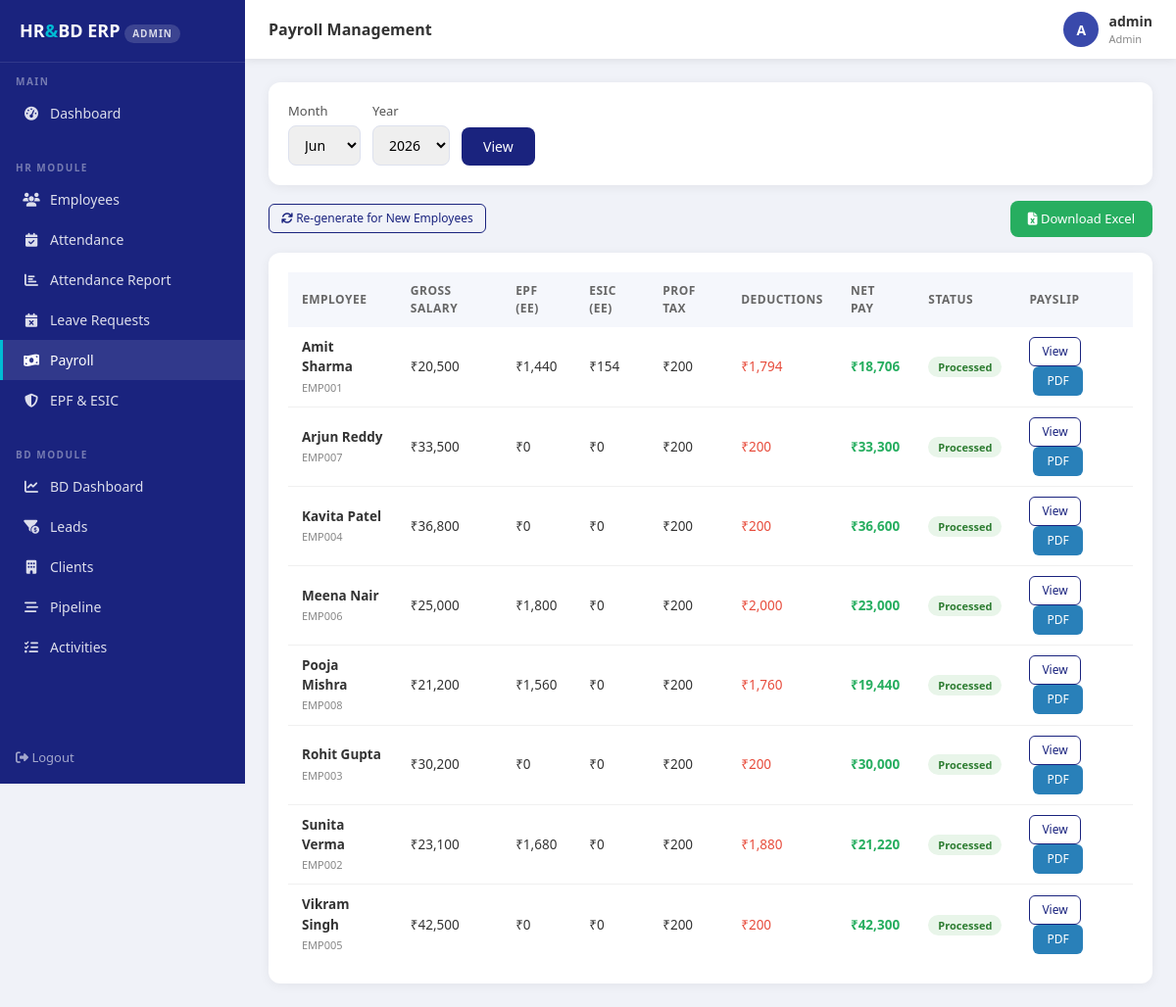
Screenshot of /payroll (signed in) with the database file from the repository.
### app/models/models.py (models this page shows, shortened)
class User(UserMixin, db.Model):
    __tablename__ = 'users'
    id            = db.Column(db.Integer, primary_key=True)
    username      = db.Column(db.String(80),  unique=True, nullable=False)
    email         = db.Column(db.String(120), unique=True, nullable=False)
    password_hash = db.Column(db.String(256))
    role          = db.Column(db.String(20),  default='employee')
    employee_id   = db.Column(db.Integer, db.ForeignKey('employees.id'), nullable=True)
    is_active     = db.Column(db.Boolean, default=True)
    created_at    = db.Column(db.DateTime, default=datetime.utcnow)

class Payroll(db.Model):
    __tablename__ = 'payroll'
    id          = db.Column(db.Integer, primary_key=True)
    employee_id = db.Column(db.Integer, db.ForeignKey('employees.id'), nullable=False)
    month       = db.Column(db.Integer, nullable=False)
    year        = db.Column(db.Integer, nullable=False)
    basic_salary      = db.Column(db.Float, default=0.0)
    hra               = db.Column(db.Float, default=0.0)
    special_allowance = db.Column(db.Float, default=0.0)
    travel_allowance  = db.Column(db.Float, default=0.0)
    gross_salary      = db.Column(db.Float, default=0.0)
    epf_employee      = db.Column(db.Float, default=0.0)   # 12 % of basic
    esic_employee     = db.Column(db.Float, default=0.0)   # 0.75 % of gross
    professional_tax  = db.Column(db.Float, default=0.0)
    tds               = db.Column(db.Float, default=0.0)
    total_deductions  = db.Column(db.Float, default=0.0)
    net_pay           = db.Column(db.Float, default=0.0)
    epf_employer      = db.Column(db.Float, default=0.0)   # 12 % of basic
    eps_employer      = db.Column(db.Float, default=0.0)   # 8.33 % of basic
    epf_deposit       = db.Column(db.Float, default=0.0)   # 3.67 % of basic
    esic_employer     = db.Column(db.Float, default=0.0)   # 3.25 % of gross
    working_days = db.Column(db.Integer, default=26)
    present_days = db.Column(db.Integer, default=26)
    absent_days  = db.Column(db.Integer, default=0)
    lop_days     = db.Column(db.Integer, default=0)
    status        = db.Column(db.String(20), default='draft')
    processed_on  = db.Column(db.DateTime, nullable=True)
    created_at    = db.Column(db.DateTime, default=datetime.utcnow)

class Employee(db.Model):
    __tablename__ = 'employees'
    id              = db.Column(db.Integer, primary_key=True)
    employee_code   = db.Column(db.String(20),  unique=True, nullable=False)
    first_name      = db.Column(db.String(50),  nullable=False)
    last_name       = db.Column(db.String(50),  nullable=False)
    email           = db.Column(db.String(120), unique=True, nullable=False)
    phone           = db.Column(db.String(15))
    date_of_birth   = db.Column(db.Date)
    gender          = db.Column(db.String(10))
    address         = db.Column(db.Text)
    department_id   = db.Column(db.Integer, db.ForeignKey('departments.id'))
    designation_id  = db.Column(db.Integer, db.ForeignKey('designations.id'))
    joining_date    = db.Column(db.Date, nullable=False)
    employment_type = db.Column(db.String(20), default='full_time')
    status          = db.Column(db.String(20), default='active')
    basic_salary       = db.Column(db.Float, default=0.0)
    hra                = db.Column(db.Float, default=0.0)
    special_allowance  = db.Column(db.Float, default=0.0)
    travel_allowance   = db.Column(db.Float, default=0.0)
    uan_number      = db.Column(db.String(20))   # EPF Universal Account Number
    esic_ip_number  = db.Column(db.String(20))   # ESIC Insured Person Number
    epf_applicable  = db.Column(db.Boolean, default=True)
    esic_applicable = db.Column(db.Boolean, default=True)
    pan_number      = db.Column(db.String(10))
    aadhaar_number  = db.Column(db.String(12))
    created_at      = db.Column(db.DateTime, default=datetime.utcnow)
    leave_requests    = db.relationship('LeaveRequest', backref='employee', lazy=True)
    attendance_records= db.relationship('Attendance',   backref='employee', lazy=True)
    payroll_records   = db.relationship('Payroll',      backref='employee', lazy=True)
    @property
    def full_name(self):
        return f'{self.first_name} {self.last_name}'

### app/routes/payroll.py (the view)
@payroll_bp.route('/payroll')
@login_required
@roles_required('admin', 'hr_manager')
def index():
    month = request.args.get('month', date.today().month, type=int)
    year  = request.args.get('year',  date.today().year,  type=int)
    return render_template('payroll/index.html',
                           payrolls=_svc.get_payrolls(month, year),
                           month=month, year=year)

### app/repositories/payroll_repository.py (called while the page is built)
    def get_by_month_year(self, month: int, year: int):
        return Payroll.query.filter_by(month=month, year=year).all()

### app/services/payroll_service.py (called while the page is built)
    def get_payrolls(self, month, year):
        return self.payroll_repo.get_by_month_year(month, year)

### app/utils/rbac.py (called while the page is built)
def roles_required(*roles):
    def decorator(f):
        @wraps(f)
        def decorated_function(*args, **kwargs):
            if current_user.role not in roles:
                return render_template('errors/403.html'), 403
            return f(*args, **kwargs)
        return decorated_function
    return decorator

### app/templates/payroll/index.html (shortened to what this page needs)
{% extends "base.html" %}
{% block page_title %}Payroll Management{% endblock %}
{% block content %}
<div class="table-card" style="margin-bottom:16px;">
  <form method="GET" style="display:flex;gap:12px;align-items:flex-end;flex-wrap:wrap;">
    <div>
      <label>Month</label>
      <select name="month">
        {% for m in range(1,13) %}
        <option value="{{ m }}" {% if m == month %}selected{% endif %}>
          {{ ['','Jan','Feb','Mar','Apr','May','Jun','Jul','Aug','Sep','Oct','Nov','Dec'][m] }}
        </option>
        {% endfor %}
      </select>
    </div>
    <div>
      <label>Year</label>
      <select name="year">
        {% for y in range(2023, 2027) %}
        <option value="{{ y }}" {% if y == year %}selected{% endif %}>{{ y }}</option>
        {% endfor %}
      </select>
    </div>
    <button type="submit" class="btn-primary-custom">View</button>
  </form>
</div>
{% if not payrolls %}
<div class="table-card" style="margin-bottom:16px;background:#fff8e1;border-left:4px solid #ffa000;">
  <p style="color:#555;font-size:14px;"><i class="fas fa-info-circle" style="color:#ffa000;"></i>
    No payroll generated for this month yet.
  </p>
  <form method="POST" action="{{ url_for('payroll.generate') }}" style="margin-top:12px;">
    <input type="hidden" name="month" value="{{ month }}">
    <input type="hidden" name="year" value="{{ year }}">
    <button type="submit" class="btn-primary-custom"><i class="fas fa-cogs"></i> Generate Payroll for All Employees</button>
  </form>
</div>
{% else %}
<div style="display:flex;justify-content:space-between;align-items:center;margin-bottom:16px;">
  <form method="POST" action="{{ url_for('payroll.generate') }}">
    <button type="submit" class="btn-sm-outline"><i class="fas fa-sync"></i> Re-generate for New Employees</button>
  </form>
  <a href="{{ url_for('exports.export_payroll', month=month, year=year) }}"
     style="background:#27ae60;color:white;padding:9px 18px;border-radius:8px;
            text-decoration:none;font-size:13px;font-weight:500;">
    <i class="fas fa-file-excel"></i> Download Excel
  </a>
</div>
{% endif %}
<div class="table-card">
  <table>
    <thead>
      <tr><th>Employee</th><th>Gross Salary</th><th>EPF (EE)</th><th>ESIC (EE)</th><th>Prof Tax</th><th>Deductions</th><th>Net Pay</th><th>Status</th><th>Payslip</th></tr>
    </thead>
    <tbody>
      {% for p in payrolls %}
      <tr>
        <td><b>{{ p.employee.full_name }}</b><br><span style="font-size:11px;color:#888;">{{ p.employee.employee_code }}</span></td>
        <td>₹{{ '{:,.0f}'.format(p.gross_salary) }}</td>
        <td>₹{{ '{:,.0f}'.format(p.epf_employee) }}</td>
        <td>₹{{ '{:,.0f}'.format(p.esic_employee) }}</td>
        <td>₹{{ '{:,.0f}'.format(p.professional_tax) }}</td>
        <td style="color:#e74c3c;">₹{{ '{:,.0f}'.format(p.total_deductions) }}</td>
        <td style="color:#27ae60;font-weight:700;">₹{{ '{:,.0f}'.format(p.net_pay) }}</td>
        <td><span class="badge-status badge-approved">{{ p.status.title() }}</span></td>
        <td>
          <a href="{{ url_for('payroll.payslip', id=p.id) }}" class="btn-sm-outline">View</a>
          <a href="{{ url_for('payroll.payslip_pdf', id=p.id) }}" class="btn-info-custom" style="text-decoration:none;display:inline-block;margin-left:4px;">PDF</a>
        </td>
      </tr>
      {% else %}
      <tr><td colspan="9" style="text-align:center;color:#aaa;padding:30px;">No payroll records found.</td></tr>
      {% endfor %}
    </tbody>
  </table>
</div>
{% endblock %}

### app/templates/base.html (shortened to what this page needs)
<!DOCTYPE html>
<html lang="en">
<head>
  <link rel="stylesheet" href="https://cdnjs.cloudflare.com/ajax/libs/font-awesome/6.4.0/css/all.min.css">
  <link rel="stylesheet" href="https://cdnjs.cloudflare.com/ajax/libs/bootstrap/5.3.0/css/bootstrap.min.css">
</head>
<body>
<nav class="sidebar">
  <div class="sidebar-brand">
    HR<span>&</span>BD ERP
    <div class="role-badge">{{ current_user.role.replace('_',' ') }}</div>
  </div>
  <div class="sidebar-section">Main</div>
  <ul class="sidebar-menu">
    <li><a href="{{ url_for('dashboard.index') }}"
           class="{{ 'active' if request.endpoint == 'dashboard.index' }}">
      <i class="fas fa-tachometer-alt"></i> Dashboard
    </a></li>
  </ul>
  {% if current_user.role in ('admin', 'hr_manager') %}
  <div class="sidebar-section">HR Module</div>
  <ul class="sidebar-menu">
    <li><a href="{{ url_for('employees.index') }}"
           class="{{ 'active' if 'employees' in request.endpoint }}">
      <i class="fas fa-users"></i> Employees
    </a></li>
    <li><a href="{{ url_for('attendance.index') }}"
           class="{{ 'active' if request.endpoint == 'attendance.index' }}">
      <i class="fas fa-calendar-check"></i> Attendance
    </a></li>
    <li><a href="{{ url_for('attendance.report') }}"
           class="{{ 'active' if request.endpoint == 'attendance.report' }}">
      <i class="fas fa-chart-bar"></i> Attendance Report
    </a></li>
    <li><a href="{{ url_for('leave.index') }}"
           class="{{ 'active' if request.endpoint == 'leave.index' }}">
      <i class="fas fa-calendar-times"></i> Leave Requests
    </a></li>
    <li><a href="{{ url_for('payroll.index') }}"
           class="{{ 'active' if request.endpoint == 'payroll.index' }}">
      <i class="fas fa-money-bill-wave"></i> Payroll
    </a></li>
    <li><a href="{{ url_for('compliance.index') }}"
           class="{{ 'active' if 'compliance' in request.endpoint }}">
      <i class="fas fa-shield-alt"></i> EPF & ESIC
    </a></li>
  </ul>
  {% endif %}
  {% if current_user.role in ('admin', 'bd_manager', 'bd_executive') %}
  <div class="sidebar-section">BD Module</div>
  <ul class="sidebar-menu">
    <li><a href="{{ url_for('bd.index') }}"
           class="{{ 'active' if request.endpoint == 'bd.index' }}">
      <i class="fas fa-chart-line"></i> BD Dashboard
    </a></li>
    <li><a href="{{ url_for('bd.leads') }}"
           class="{{ 'active' if request.endpoint in ['bd.leads','bd.add_lead'] }}">
      <i class="fas fa-funnel-dollar"></i> Leads
    </a></li>
    <li><a href="{{ url_for('bd.clients') }}"
           class="{{ 'active' if request.endpoint in ['bd.clients','bd.add_client'] }}">
      <i class="fas fa-building"></i> Clients
    </a></li>
    <li><a href="{{ url_for('bd.pipeline') }}"
           class="{{ 'active' if 'pipeline' in request.endpoint or 'opportunity' in request.endpoint }}">
      <i class="fas fa-stream"></i> Pipeline
    </a></li>
    <li><a href="{{ url_for('bd.activities') }}"
           class="{{ 'active' if 'activit' in request.endpoint }}">
      <i class="fas fa-tasks"></i> Activities
    </a></li>
  </ul>
  {% endif %}
  <div style="margin-top:auto;padding:16px;">
    <a href="{{ url_for('auth.logout') }}"
       style="color:rgba(255,255,255,0.6);font-size:13px;text-decoration:none;">
      <i class="fas fa-sign-out-alt"></i> Logout
    </a>
  </div>
</nav>
<div class="topbar">
  <div class="topbar-title">{% block page_title %}Dashboard{% endblock %}</div>
  <div class="topbar-user">
    <div class="avatar">{{ current_user.username[0].upper() }}</div>
    <div>
      <div style="font-weight:600;font-size:14px;">{{ current_user.username }}</div>
      <div style="font-size:11px;color:#888;">
        {{ current_user.role.replace('_',' ').title() }}
      </div>
    </div>
  </div>
</div>
<div class="main-content">
  {% block content %}{% endblock %}
</div>
</body>
</html>

### app/templates/base.html (style rules this page uses)
:root { --primary: #1a237e; --primary-light: #3949ab; --accent: #00bcd4; --sidebar-width: 250px; --topbar-h: 60px; --body-bg: #f0f2f8; }
* { box-sizing: border-box; margin: 0; padding: 0; }
body { font-family: 'Segoe UI', sans-serif; background: var(--body-bg); color: #333; }
.sidebar { position: fixed; top: 0; left: 0; width: var(--sidebar-width); height: 100vh; background: var(--primary); display: flex; flex-direction: column; z-index: 1000; overflow-y: auto; }
.sidebar-brand { padding: 18px 20px; border-bottom: 1px solid rgba(255,255,255,0.1); color: white; font-size: 18px; font-weight: 700; }
.sidebar-brand span { color: var(--accent); }
.role-badge { font-size: 10px; background: rgba(255,255,255,0.15); color: rgba(255,255,255,0.8); padding: 2px 8px; border-radius: 10px; margin-top: 4px; display: inline-block; text-transform: uppercase; letter-spacing: 1px; }
.sidebar-section { padding: 12px 16px 4px; font-size: 10px; text-transform: uppercase; letter-spacing: 1.5px; color: rgba(255,255,255,0.4); font-weight: 600; }
.sidebar-menu { list-style: none; padding: 0; }
.sidebar-menu li a { display: flex; align-items: center; gap: 10px; padding: 10px 20px; color: rgba(255,255,255,0.85); text-decoration: none; font-size: 14px; transition: all 0.2s; border-left: 3px solid transparent; }
.sidebar-menu li a:hover, .sidebar-menu li a.active { background: rgba(255,255,255,0.1); color: white; border-left-color: var(--accent); }
.sidebar-menu li a i { width: 18px; text-align: center; }
.topbar { position: fixed; top: 0; left: var(--sidebar-width); right: 0; height: var(--topbar-h); background: white; display: flex; align-items: center; justify-content: space-between; padding: 0 24px; box-shadow: 0 2px 8px rgba(0,0,0,0.08); z-index: 999; }
.topbar-title { font-size: 16px; font-weight: 600; color: #333; }
.topbar-user { display: flex; align-items: center; gap: 10px; font-size: 14px; }
.topbar-user .avatar { width: 36px; height: 36px; background: var(--primary-light); border-radius: 50%; display: flex; align-items: center; justify-content: center; color: white; font-weight: 600; }
.main-content { margin-left: var(--sidebar-width); margin-top: var(--topbar-h); padding: 24px; min-height: calc(100vh - var(--topbar-h)); }
.table-card { background: white; border-radius: 12px; padding: 20px; box-shadow: 0 2px 12px rgba(0,0,0,0.06); }
table { width: 100%; border-collapse: collapse; }
table th { background: #f5f7fc; font-size: 12px; text-transform: uppercase; letter-spacing: 0.5px; color: #666; padding: 10px 14px; }
table td { padding: 10px 14px; font-size: 13.5px; border-bottom: 1px solid #f0f0f0; }
table tbody tr:last-child td { border-bottom: none; }
.badge-status { padding: 3px 10px; border-radius: 20px; font-size: 11px; font-weight: 600; }
.badge-approved { background: #e8f5e9; color: #2e7d32; }
label { font-size: 13px; font-weight: 500; color: #555; margin-bottom: 4px; display: block; }
input, select, textarea { width: 100%; padding: 9px 12px; border: 1px solid #dde1ee; border-radius: 8px; font-size: 14px; outline: none; transition: border 0.2s; }
.btn-primary-custom { background: var(--primary); color: white; border: none; padding: 9px 22px; border-radius: 8px; font-size: 14px; cursor: pointer; font-weight: 500; transition: background 0.2s; }
.btn-info-custom { background: #2980b9; color: white; border: none; padding: 6px 14px; border-radius: 6px; font-size: 12px; cursor: pointer; }
.btn-sm-outline { background: transparent; border: 1px solid var(--primary); color: var(--primary); padding: 5px 12px; border-radius: 6px; font-size: 12px; cursor: pointer; text-decoration: none; display: inline-block; }

### rows the page displays
User: role.replace "ADMIN", username "A", username "admin", role.replace "Admin"
Payroll: employee.full_name "Amit Sharma", employee.employee_code "EMP001", gross_salary "20,500", epf_employee "1,440", esic_employee "154", professional_tax "200", total_deductions "1,794", net_pay "18,706", status "Processed"
Payroll: employee.full_name "Arjun Reddy", employee.employee_code "EMP007", gross_salary "33,500", epf_employee "0", esic_employee "0", professional_tax "200", total_deductions "200", net_pay "33,300", status "Processed"
Payroll: employee.full_name "Kavita Patel", employee.employee_code "EMP004", gross_salary "36,800", epf_employee "0", esic_employee "0", professional_tax "200", total_deductions "200", net_pay "36,600", status "Processed"
Payroll: employee.full_name "Meena Nair", employee.employee_code "EMP006", gross_salary "25,000", epf_employee "1,800", esic_employee "0", professional_tax "200", total_deductions "2,000", net_pay "23,000", status "Processed"
Payroll: employee.full_name "Pooja Mishra", employee.employee_code "EMP008", gross_salary "21,200", epf_employee "1,560", esic_employee "0", professional_tax "200", total_deductions "1,760", net_pay "19,440", status "Processed"
Payroll: employee.full_name "Rohit Gupta", employee.employee_code "EMP003", gross_salary "30,200", epf_employee "0", esic_employee "0", professional_tax "200", total_deductions "200", net_pay "30,000", status "Processed"
Payroll: employee.full_name "Sunita Verma", employee.employee_code "EMP002", gross_salary "23,100", epf_employee "1,680", esic_employee "0", professional_tax "200", total_deductions "1,880", net_pay "21,220", status "Processed"
Payroll: employee.full_name "Vikram Singh", employee.employee_code "EMP005", gross_salary "42,500", epf_employee "0", esic_employee "0", professional_tax "200", total_deductions "200", net_pay "42,300", status "Processed"

### other values shown
form field month "Jun"
form field year "2026"
